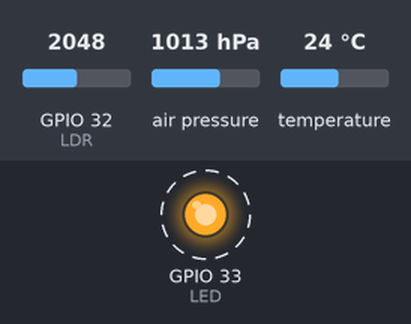
The sketch below on a simulated ESP32. Parts: output pins drawn as LEDs (lit = HIGH). Dashed ring = blinking. The test bench sets the inputs (shaded band); at power-on: GPIO 32 (LDR) = 2048, air pressure 1013 hPa, temperature 24 °C. Storage starts empty; what the sketch prints to the serial monitor is not drawn.

Above: at 0.2 s.
Timing chart, 0 to 3.0 s (numbered marks = the images above):
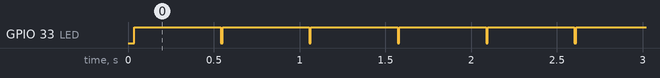

The sketch:

Bmp.append.ino
```cpp
#include "FS.h"
#include "SD.h"
#include "SPI.h"
#include <Adafruit_BMP085.h>


#define LED 33
#define LDR 32


File readings;

Adafruit_BMP085 bmp;
char payload[80]; //payload de lecturas


void setup() {
  pinMode(LED,OUTPUT);
  bmp.begin(0x77);

  Serial.begin(115200);

  if(!SD.begin()){

    Serial.println("Card mount failed");
    return;

  }

}

void loop() {

  //Hacemos el payload de las lecturas
  sprintf(payload,"%6.2f, %3.2f,%d",
          bmp.readPressure(),
          bmp.readTemperature(),
          analogRead(LDR));

  digitalWrite(LED, LOW);
  readings = SD.open("/lecturas_sensor.csv", FILE_APPEND);
  readings.println(payload);
  readings.close();
  Serial.println(payload);  //imprime la informacion del payload en el archivo creado
  digitalWrite(LED, HIGH);
  delay(500);


}
```

Measured:
- by itself, GPIO 33 (LED): alternates HIGH for 0.51 s and LOW for 0.01 s
